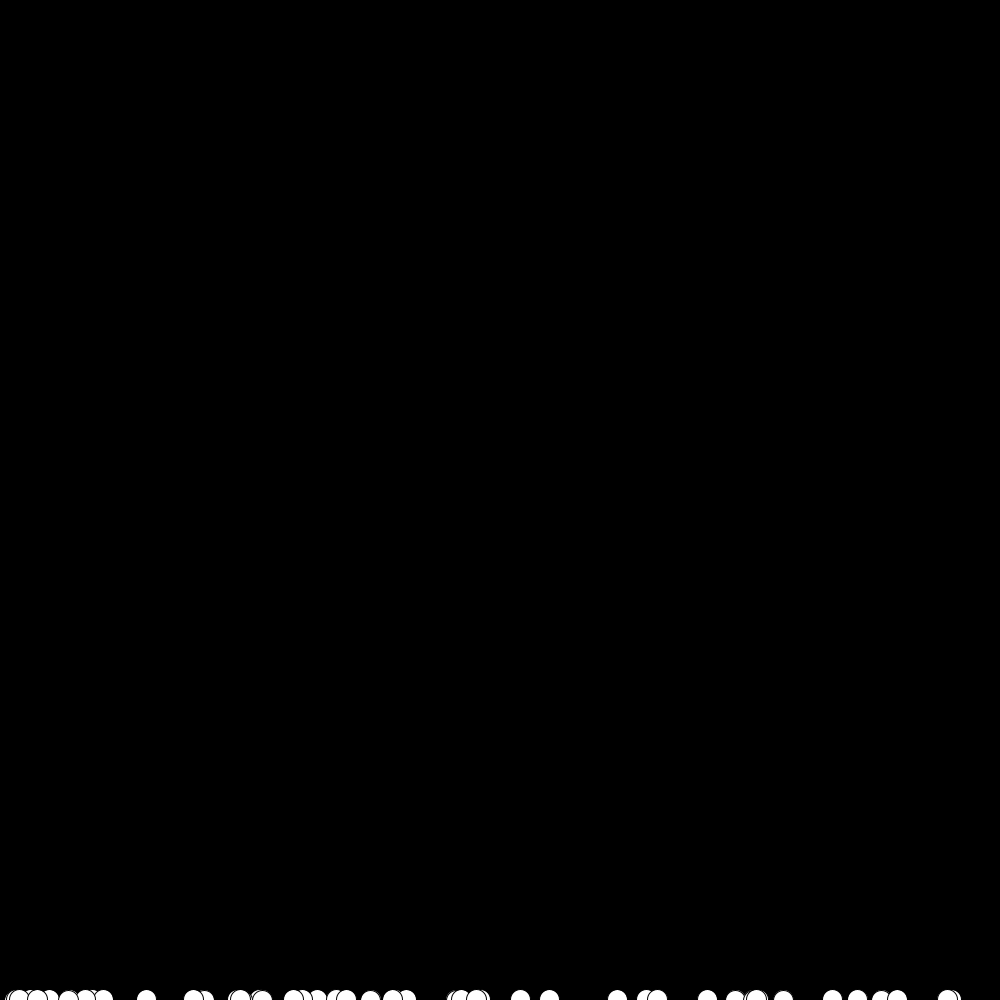
Frame 1 (no input)
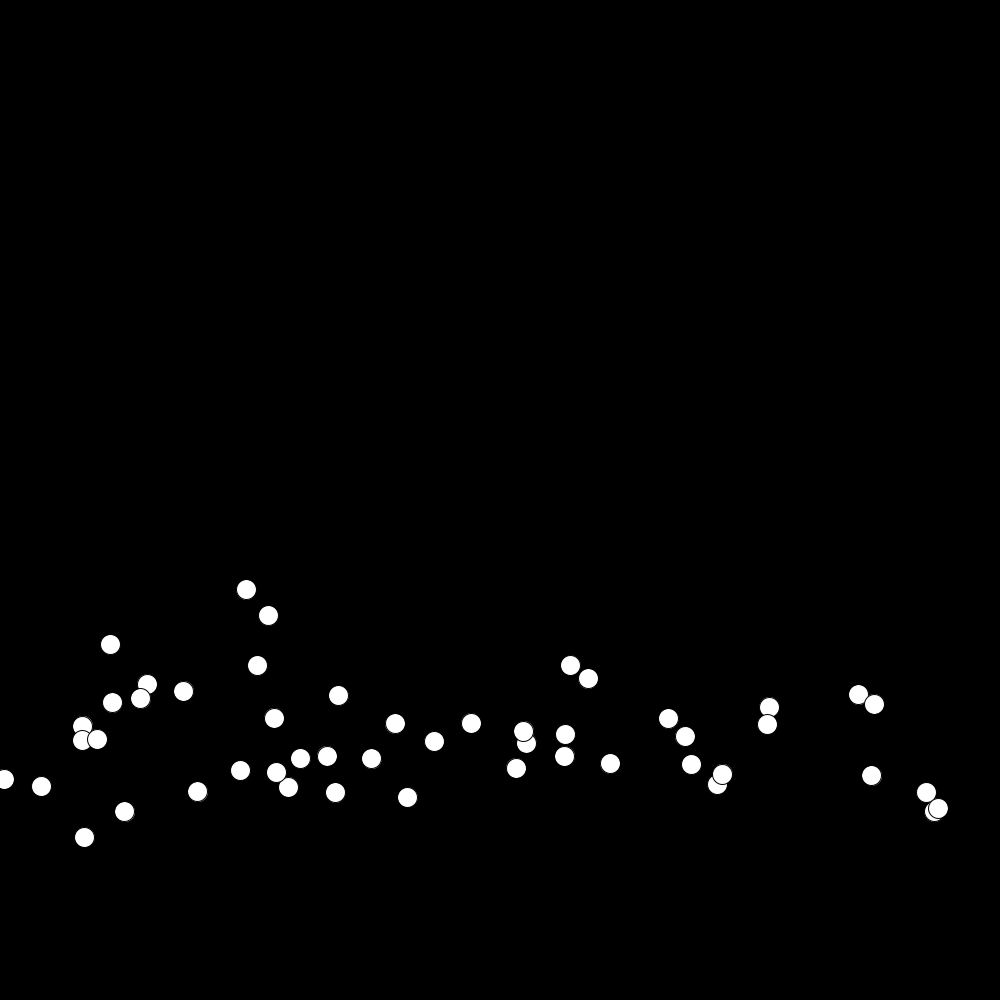
Frame 60 (the mouse pressed at the canvas centre just before this capture)
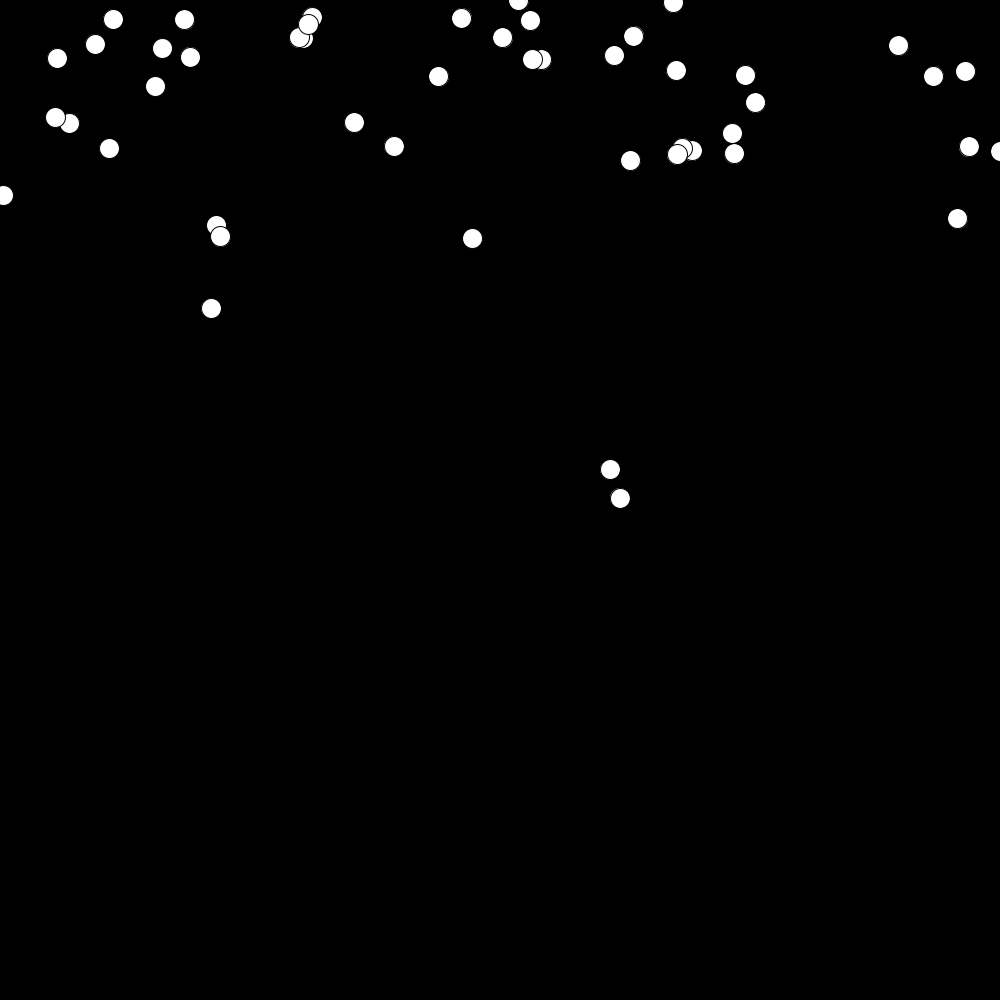
Frame 120 (the mouse held since frame 60 and released just before this capture)

The Processing sketch that drew these frames (run headless with seeded random() and noise(); from frame 60 on, the mouse is pressed at the canvas centre):

// Processing sketch: pedrocascais_brownianmotion2_force
// ── pedrocascais_brownianmotion2_force.pde



part p[];



void setup(){
  size(1000,1000);

  p = new part[50];
  for(int i=0; i < p.length; i++)
    p[i] = new part();

  background(0);

}

void draw(){

  background(0);
  
  for(int i=0; i < p.length; i++){
    
    for(int j=0; j <i; j++){
       p[i].interact(p[j]); 
    }
    
    p[i].update();
    
    p[i].draw();// = new part();
    
  }

  
}


void keyPressed(){
 background(0); 
}

// ── part.pde
class part {
  float x,y;
  float vx,vy;
  float ax,ay;

  part(){
    x = random(0,width);
    y = height;
  }


  void interact(part p){
   float dx = p.x -x;
   float dy = p.y -y;
   float d = sqrt(dx*dx+dy*dy);
   float spring = 0.005;
   
   if(d> 0 && d < 30) {
     
        float angle = atan2(dy, dx);
        float targetX = x + cos(angle) * 2;
        float targetY = y + sin(angle) * 2;
         ax += (targetX - p.x) * spring;
         ay += (targetY - p.y) * spring;
        vx -= ax;
        vy -= ay;
  //obstaculo não se move
        p.vx += ax;
        p.vy += ay;
    
     
   }
    
   
    
  }

  void update(){
    
    ax+=random(-0.3,0.3);
    ay+=random(-0.5,0.2);
    
    vx += ax;
    vy += ay;
    
    x += vx;
    y += vy;
    
    ax = 0;
    ay = 0;
    
    if(y < 0 || y > height)
      vy = -vy; //y = 0;
      
    if(x < 0 || x > width)
      vx = -vx;
    
  }

  void draw(){
      
    ellipse(x,y,20,20);
  }

}
